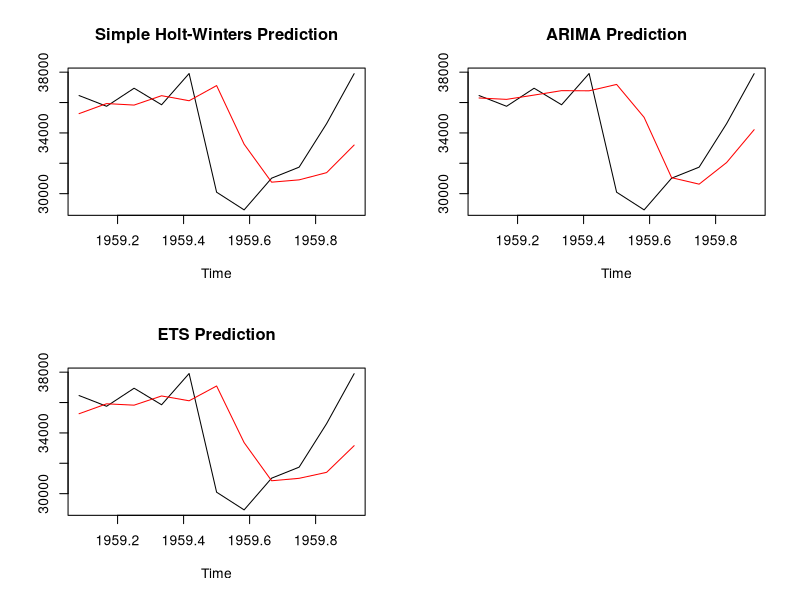

Reproduce this figure in R.
# UNIVARIATE PREDICTIVE MODELING

# Data sourced from https://datamarket.com/data/set/22or/monthly-bituminous-coal-production-in-usa-1952-1959#!ds=22or&display=line

# install.packages('dplyr')
# install.packages('data.table')
# install.packages('tseries')
# install.packages('forecast')
library(stats)
library(ggplot2)
library(dplyr)
require(graphics)
require(tseries)
library(forecast)
library(tseries)
library(dplyr)

data <- read.csv(file="monthly-bituminous-coal-producti.csv", header=TRUE, sep=",")

# DATA CLEANING ##################################################################################

# remove NAs
data <- na.omit(data)

# rename column
names(data)[names(data) == "Monthly.bituminous.coal.production.in.U.S.A..1952.1959"] = "Coal"

# make column of months easy to convert to Date format
data$Month <- as.character(data$Month)
data$Month <- as.Date(paste(data$Month,"-01",sep=""))

# convert Coal column to numeric
data$Coal <- as.numeric(data$Coal)

# CREATE TRAINING/TEST SETS ############################################################################
train <- data[data$Month < "1959-02-01",]
test <- data[data$Month >= "1959-02-01",]

# GENERATE PREDICTIONS ############################################################################

Date=character()
Actual=numeric()
HW_Simple=numeric()
HW_Simple_Error=numeric()
ARIMA=numeric()
ARIMA_Error=numeric()
ETS_STL=numeric()
ETS_STL_Error=numeric()

count <- 1
months <- c("February", "March", "April", "May", "June", "July", "August", "September", "October", "November", "December")
#months <- c("February", "March", "April")

# loop to generate 1959 values
for (month in months){ 
  m <- months[count]
  print(m)
  # create train series
  train_series <- ts(data$Coal, start=c(1952, 1), end=c(1959, count), frequency=12)
  train_series
  
  # Holt-Winters simple exponential - models level
  fit1 <- HoltWinters(train_series, beta=FALSE, gamma=FALSE)
  forecast1 <- as.data.frame(forecast(fit1, 1))
  pred1 <- forecast1[1,1]
  
  # ARIMA
  fit2 <- auto.arima(train_series)
  forecast2 <- as.data.frame(forecast(fit2, 1))
  pred2 <- forecast2[1,1]
  
  # ETS/STL
  #fit3 <- HoltWinters(train_series)
  forecast3 <- as.data.frame(forecast(train_series, 1))
  pred3 <- forecast3[1,1]
  
  Date[count] <- paste(m, "1959", sep=" ")
  Actual[count] <- test[count, "Coal"]
  HW_Simple[count] <- pred1
  HW_Simple_Error[count] <- (pred1 - test[count, "Coal"])/pred1*100
  ARIMA[count] <- pred2
  ARIMA_Error[count] <- (pred2 - test[count, "Coal"])/pred2*100
  ETS_STL[count] <- pred3
  ETS_STL_Error[count] <- (pred3 - test[count, "Coal"])/pred3*100
 
  #date_val <- as.character(list(paste(month, "1959", sep=" ")))
  #df <- rbind(df, list(paste(m, "1959", sep=" "),test[count, "Coal"], pred1, pred2, pred3))
  count <- count + 1
}

df <- data.frame(Date, Actual, HW_Simple, HW_Simple_Error, ARIMA, ARIMA_Error, ETS_STL, ETS_STL_Error)

# PLOT PREDICTIONS ############################################################################

par(mfrow=c(2,2))
test_series <- ts(test$Coal, start=c(1959, 2), end=c(1959, 12), frequency=12)
hw_ts <- ts(df$HW_Simple, start=c(1959, 2), end=c(1959, 12), frequency=12)
arima_ts <- ts(df$ARIMA, start=c(1959, 2), end=c(1959, 12), frequency=12)
ets_ts <- ts(df$ETS_STL, start=c(1959, 2), end=c(1959, 12), frequency=12)

ts.plot(test_series, hw_ts, gpars = list(col = c("black", "red")))
title("Simple Holt-Winters Prediction")

ts.plot(test_series, arima_ts, gpars = list(col = c("black", "red")))
title("ARIMA Prediction")

ts.plot(test_series, ets_ts, gpars = list(col = c("black", "red")))
title("ETS Prediction")

